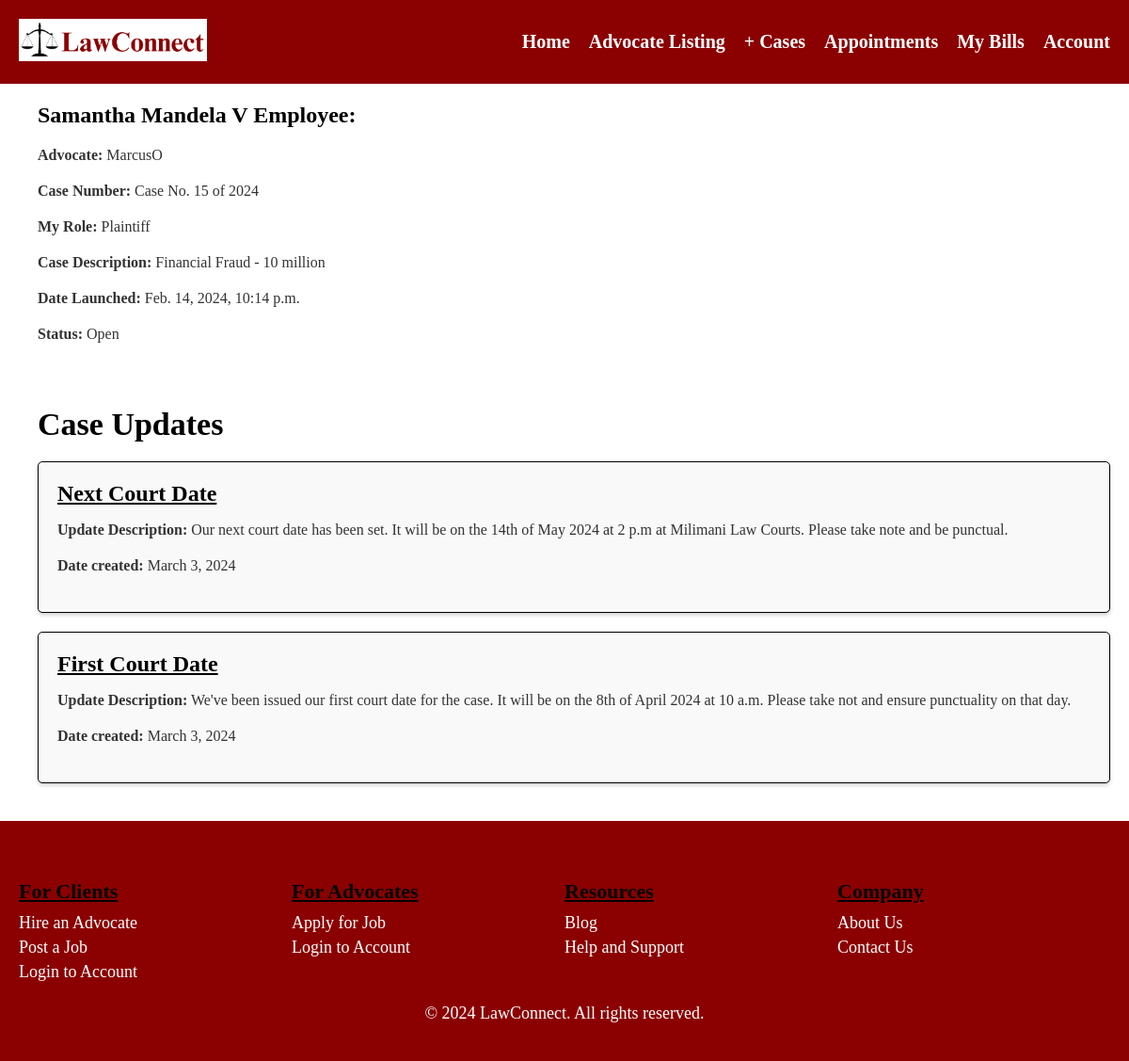
/lawapp/client_casedetails/1/ (signed in), run on the app's committed database.
### lawapp/models.py (models this page shows, shortened)
class Case(models.Model):
    advocate = models.ForeignKey(User, on_delete=models.CASCADE, related_name='created_cases')
    client = models.ForeignKey(User, on_delete=models.CASCADE, related_name='assigned_cases', null=True, blank=True)
    case_name = models.CharField(max_length=512)
    case_number = models.CharField(max_length=255, null=True, blank=True)
    client_role = models.CharField(max_length=20, choices=(('plaintiff', 'Plaintiff/Petitioner'), ('defendant', 'Defendant/Respondent')))
    case_description = models.TextField()
    date_launched = models.DateTimeField(auto_now_add=True, null=True, blank=True)
    open_status = models.BooleanField(default=True)

class Updates(models.Model):
    case = models.ForeignKey('Case', on_delete=models.CASCADE, related_name='updates', default=1)
    advocate = models.ForeignKey(User, on_delete=models.CASCADE, related_name='advocate_updates', default=1)
    title = models.CharField(max_length=100)
    date = models.DateField(auto_now_add=True)
    description = models.TextField()
    update_document = models.FileField(upload_to='documents/update_document', null=True, blank=True)

### lawapp/views.py (the view)
# urls.py: path("client_casedetails/<int:case_id>/", views.client_casedetails, name="client_casedetails"),
@login_required
def client_casedetails(request, case_id):
    case = get_object_or_404(Case, id=case_id)
    updates = Updates.objects.filter(case=case).order_by('-id')
    context = {
        'updates': updates,
        'case': case
        }
    return render(request, "lawapp/client/client_casedetails.html", context)

### lawapp/templates/lawapp/client/client_casedetails.html (shortened to what this page needs)
{% load static %}
<!DOCTYPE html>
<html>
<head>
  <link rel="stylesheet" href="{% static 'css/advocate3.css' %}">
</head>
<body>
  <header>
    <div class="logo">
      <img src="{% static 'images/legal_scales_logo.png' %}" alt="LawConnect Logo">
    </div>
    <nav>
      <ul>
          <li><a href="{% url 'client_dash' %}">Home</a></li>
          <li><a href="{% url 'advoc_list' %}">Advocate Listing</a></li>
          <li class="dropdown">
            <a href="#" class="dropbtn">+ Cases</a>
          </li>
          <li><a href="{% url 'client_appts' %}">Appointments</a></li>
          <li><a href="{% url 'client_bills' %}">My Bills</a></li>
          <li class="dropdown">
            <a href="#" class="dropbtn">Account</a>
          </li>
      </ul>
    </nav>
  </header>
  <section class="case_details" id="case_details-section">
    <div class="case-container">
        <div class="case-column">
          <h2>{{ case.case_name }}:</h2>
          <div class="advocate-profile">
            <p><strong>Advocate:</strong> {{ case.advocate.username }}</p>
            <p><strong>Case Number:</strong> {{ case.case_number }}</p>
            <p><strong>My Role:</strong> {{ case.client_role|capfirst }}</p>
            <p><strong>Case Description:</strong> {{ case.case_description }}</p>
            <p><strong>Date Launched:</strong> {{ case.date_launched }}</p>
            <p><strong>Status:</strong> {% if case.open_status %}Open{% else %}Closed{% endif %}</p>
          </div>
        </div>
    </div>
    <div class="update-profiles">
      <h2>Case Updates</h2>
      {% if updates %}
          {% for update in updates %}
          <div class="update-box">
            <div class="update-details">
                <h3>{{ update.title }}</h3>
                <p><strong>Update Description:</strong> {{ update.description }}</p>
                <p><strong>Date created:</strong> {{ update.date }}</p>
            </div>
          </div>
          {% endfor %}
      {% else %}
          <p>No updates yet for this case.</p>
      {% endif %}
    </div>
  </section>
  <footer>
    <div class="footer-columns">
      <div class="footer-column">
        <h3>For Clients</h3>
        <ul>
          <li><a href="#">Hire an Advocate</a></li>
          <li><a href="#">Post a Job</a></li>
          <li><a href="#">Login to Account</a></li>
        </ul>
      </div>
      <div class="footer-column">
        <h3>For Advocates</h3>
        <ul>
          <li><a href="#">Apply for Job</a></li>
          <li><a href="#">Login to Account</a></li>
        </ul>
      </div>
      <div class="footer-column">
        <h3>Resources</h3>
        <ul>
          <li><a href="#">Blog</a></li>
          <li><a href="#">Help and Support</a></li>
        </ul>
      </div>
      <div class="footer-column">
        <h3>Company</h3>
        <ul>
          <li><a href="#">About Us</a></li>
          <li><a href="#">Contact Us</a></li>
        </ul>
      </div>
    </div>
    <p>© 2024 LawConnect. All rights reserved.</p>
  </footer>
</body>
</html>

### lawapp/static/css/advocate3.css (style rules this page uses)
body { margin: 0; font-family: 'Times New Roman', Times, serif; }
header { background-color: #8B0000; padding: 10px 20px; display: flex; align-items: center; justify-content: space-between; }
.logo img { width: 200px; height: auto; margin-top: 10px; margin-bottom: 10px; }
nav ul { list-style: none; margin: 0; padding: 0; display: flex; }
nav ul li { margin-left: 20px; }
nav ul li a { color: #FFFFFF; text-decoration: none; font-weight: bold; font-size: 20px; }
.dropdown { position: relative; display: inline-block; }
h2 { color: #333; font-size: 24px; margin-bottom: 20px; }
p { color: #333; margin-bottom: 20px; }
footer { background-color: #8B0000; padding: 20px; text-align: center; }
footer p { color: #FFFFFF; text-align: center; font-size: 18px; }
.footer-columns { display: flex; justify-content: space-between; margin-top: 20px; text-align: left; }
.footer-columns::after { content: ''; flex: 1; }
.footer-column { width: calc(25% - 20px); margin-right: 20px; display: inline-block; vertical-align: top; }
.footer-column h3 { font-size: 22px; margin-bottom: 10px; text-align: left; text-decoration: underline; }
.footer-column ul { margin: 0; padding: 0; list-style: none; }
.footer-column ul li { margin-bottom: 5px; }
.footer-column ul li a { color: #FFFFFF; text-decoration: none; display: block; font-size: 18px; }
#case_details-section { min-height: calc(100vh - 140px); background-color: #FFFFFF; }
.case-container { display: flex; justify-content: space-between; margin-left: 40px; }
.case-container h2 { color: #000000; font-size: 24px; margin-bottom: 20px; }
.case-column { flex: 1; margin-right: 20px; }
.advocate-profile { flex: 1; align-items: center; max-width: 600px; margin-top: 20px; }
.update-profiles { max-width: 1200px; margin: 0 auto; padding: 20px; margin-left: 20px; }
.update-profiles h2 { color: #000000; font-size: 34px; margin-bottom: 20px; }
.update-profiles h3 { color: #000000; font-size: 24px; margin-bottom: 20px; text-decoration: underline; }
.update-box { display: flex; justify-content: space-between; align-items: left; flex-wrap: wrap; flex-basis: 100%; background-color: #f9f9f9; border: 1px solid #000000; border-radius: 5px; box-shadow: 0 2px 4px rgba(0, 0, 0, 0.2); padding: 20px; margin-bottom: 20px; }
.update-details { flex: 1; padding-right: 10px; }
.update-details h3 { margin-top: 0; margin-bottom: 10px; }

### data on the page
Case: case_name "Samantha Mandela V Employee", advocate.username "MarcusO", case_number "Case No. 15 of 2024", client_role "Plaintiff", case_description "Financial Fraud - 10 million", date_launched "Feb. 14, 2024, 10:14 p.m."
Updates: title "Next Court Date", description "Our next court date has been set. It will be on the 14th of May 2024 at 2 p.m at Milimani Law Courts. Please take note and be punctual.", date "March 3, 2024"
Updates: title "First Court Date", description "We've been issued our first court date for the case. It will be on the 8th of April 2024 at 10 a.m. Please take not and ensure punctuality on that day.", date "March 3, 2024"
